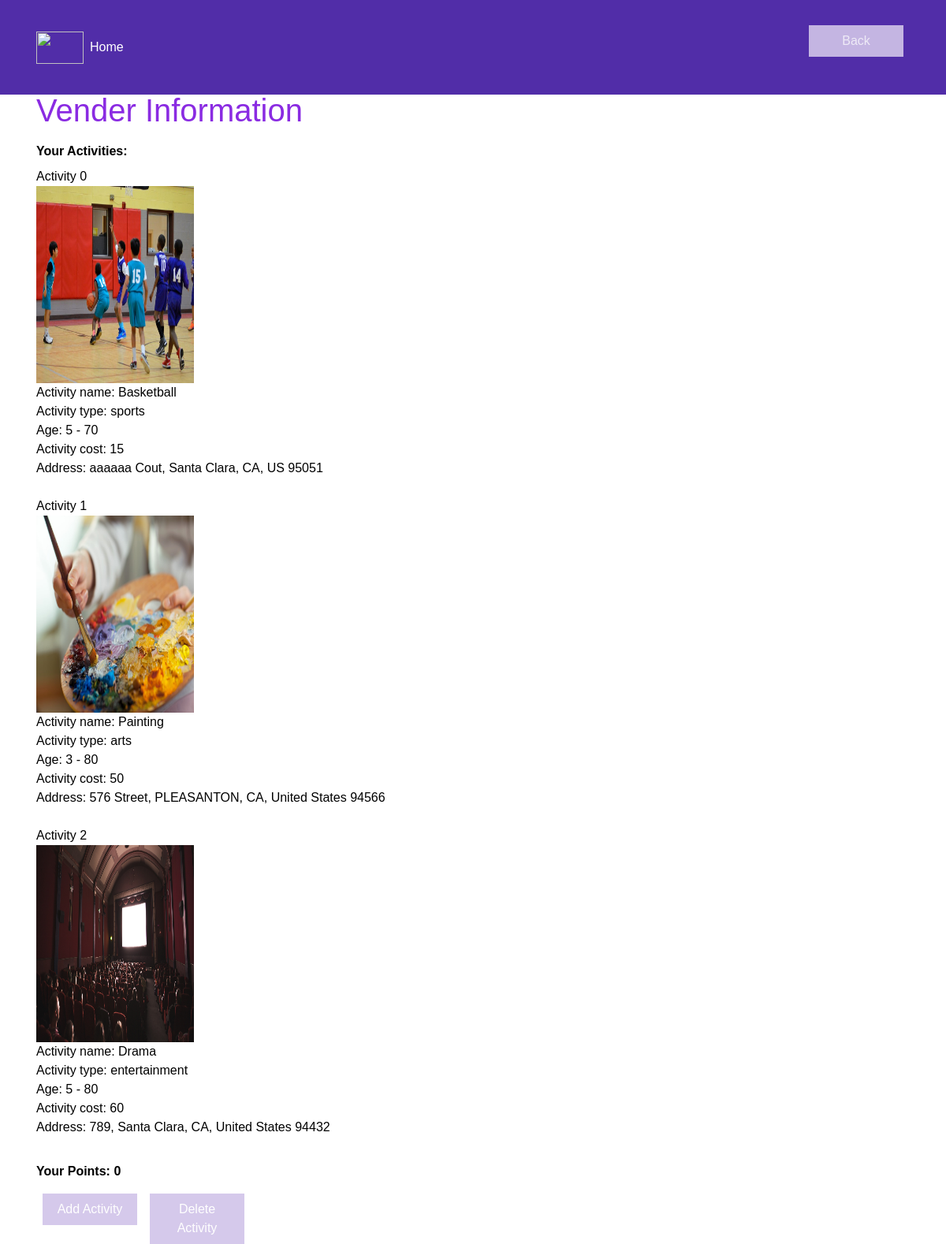
The app's page /vender_info.php (signed in) with its own data.
### tables this page shows
CREATE TABLE `Activity` (
  `ActivityID` int(20) NOT NULL,
  `VenderID` int(20) NOT NULL,
  `Name` varchar(20) NOT NULL,
  `Type` varchar(15) NOT NULL,
  `MaxAge` int(5) DEFAULT NULL,
  `MinAge` int(5) DEFAULT NULL,
  `Cost` int(10) NOT NULL,
  `Image` varchar(100) NOT NULL,
  `detail` varchar(500) DEFAULT NULL
);

CREATE TABLE `ActivityAddress` (
  `ActivityID` int(20) NOT NULL,
  `Country` varchar(15) NOT NULL,
  `State` varchar(15) NOT NULL,
  `City` varchar(15) NOT NULL,
  `Street` varchar(30) NOT NULL,
  `Zipcode` int(15) NOT NULL
);

### public_html/vender_info.php (the view, shortened to what this page needs)
<?php
require_once 'login.php';
$conn = new mysqli($hn, $un, $pw, $db);
echo <<<_End
<html>
    <script>
        function submitform(){
            document.getElementById("id07").submit();
        }
    </script>
	<head>
		<link rel="stylesheet" href="https://stackpath.bootstrapcdn.com/bootstrap/4.4.1/css/bootstrap.min.css">
        <link rel="stylesheet" type="text/css" href="background.css">
        <link rel="stylesheet" href="styles.css">
        <title>Smart City Recreation</title>
	</head>
	<body>
	    <nav class="navbar navbar-dark navbar-expand-sm fixed-top">
            <div class="container">
                <button class="navbar-toggler" type="button" data-toggle="collapse" data-target="#Navbar">
                    <span class="navbar-toggler-icon"></span>
                </button>
                <a class="navbar-brand mr-auto" href="#"><img src="images/activity.png" height="41" width="60"></a>
                <div class="collapse navbar-collapse" id="Navbar">
                    <ul class="navbar-nav mr-auto">
                        <li class="nav-item active"><a class="nav-link" href="index.php"></span>Home</a></li>
                    </ul>
                    <form method="POST" action="vender_login.php" enctype="multipart/form-data">
                    <button type="submit" name="back" id="bacn">Back</button></form>
                </div>
            </div>
        </nav>
        <div  class="bodycontent">
            <div class="container">
                <div><label style="color:#8A2BE2;text-align:center;"><h1>Vender Information<br/></h1></label></div>
                <div><label for="address"><b>Your Activities:<br></b></label></div>
                <div><label for="psw">
_End;
                get_vender_activities();
                  echo<<<_e
                  </label></div>
                <div><label for="address"><b>Your Points:
_e;
                echo " ".$updated_points."</br>";
                echo<<<_e2
                  </b></label></div>
                  <div>
                  <button type="button" onclick="document.getElementById('id06').style.display='block'" class="signupbtn">Add Activity</button></div>
                  <div>
                  <button onclick="document.getElementById('id07').style.display='block'" name="add_point_button" id="add_point_button" type="button" class="signupbtn">Delete Activity</button></div>
                  <link rel="stylesheet" href="login_style.css">
                  <link rel="stylesheet" type="text/css" href="login_style.css">
                </div>
    </body>
</html>
_e2;
function get_vender_activities()
{
    global $conn;
    $query = "SELECT * FROM Activity WHERE VenderID = '$_SESSION[VenderID]'";
    $result = $conn->query($query);
    if (!$result)
    {
        echo "No Activity";
    }
    else
    {
        $rows = $result->num_rows;
        for ($i = 0 ; $i < $rows ; ++$i)
        {
            $result->data_seek($i);
            $row = $result->fetch_array(MYSQLI_NUM);
            $activityID = $row[0];
            $name = $row[2];
            $type = $row[3];
            $maxAge = $row[4];
            $minAge = $row[5];
            $cost = $row[6];
            $image = $row[7];
            echo "Activity ".$i."<br>";
            echo "<img src= images/".$image." width=200 height=250> <br>";
            $activity = "Activity name: ".$name."<br>"."Activity type: ".$type."<br>"."Age: ".$minAge." - ".$maxAge."<br>"."Activity cost: ".$cost."<br>";
            echo $activity;
            $query2 = "SELECT * FROM ActivityAddress WHERE ActivityID= '$activityID'";
            $result2 = $conn->query($query2);
            if (!$result2)
            {
                echo "No Address";
            }
            else
            {
                $rows2 = $result2->num_rows;
                for ($j = 0 ; $j < $rows2 ; ++$j)
                {
                    $result2->data_seek($j);
                    $row = $result2->fetch_array(MYSQLI_NUM);
                    $user_country = $row[1];
                    $user_state = $row[2];
                    $user_city = $row[3];
                    $user_street = $row[4];
                    $user_zipcode = $row[5];
                    $user_address = "Address: ".$user_street.", ".$user_city.", ".$user_state.", ".$user_country." ".$user_zipcode."<br><br>";
                    echo $user_address;
                }
            }
        }
    }
}
function add_points()
{
    $updated_points = $_SESSION['Vender_Points'];
}
?>

### public_html/background.css (style rules this page uses)
body { background: url(https://image.freepik.com/free-vector/abstract-hand-painted-watercolor-sky-clouds-background_100956-418.jpg); background-size: cover; background-position: center; font-family: Arial; color: black; }
html { height: 100%; }

### public_html/styles.css (style rules this page uses)
body { padding: 50px 0px 0px 0px; z-index: 0; }
.navbar-dark { background-color: #512DA8; }

### public_html/login_style.css (style rules this page uses)
body { font-family: Arial, Helvetica, sans-serif; }
* { box-sizing: border-box; }
button { background-color: #D1C4E9; color: white; padding: 8px 10px; border: none; margin: 8px; cursor: pointer; width: 120; opacity: 0.9; }
.cancelbtn, .signupbtn { float: left; width: 120; }
.container { padding: 16px; }
.bodycontent { margin-top: 50px; }

### records on screen
activity: Image (picture), Name "Basketball", Type "sports", MinAge "5", MaxAge "70", Cost "15"
activityaddress: Street "aaaaaa Cout", City "Santa Clara", State "CA", Country "US", Zipcode "95051"
activity: Image (picture), Name "Painting", Type "arts", MinAge "3", MaxAge "80", Cost "50"
activityaddress: Street "576 Street", City "PLEASANTON", State "CA", Country "United States", Zipcode "94566"
activity: Image (picture), Name "Drama", Type "entertainment", MinAge "5", MaxAge "80", Cost "60"
activityaddress: Street "789", City "Santa Clara", State "CA", Country "United States", Zipcode "94432"

### other values on screen
$updated_points "0"
